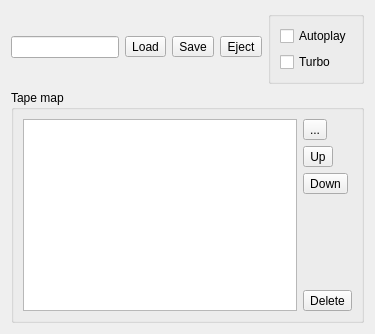
           <widget class="QWidget" name="tab_9">
            <attribute name="icon">
             <iconset resource="../xpeccy.qrc">
              <normaloff>:/images/tape.png</normaloff>:/images/tape.png</iconset>
            </attribute>
            <attribute name="title">
             <string>Tape</string>
            </attribute>
            <layout class="QVBoxLayout" name="verticalLayout_38" stretch="0,10">
             <item>
              <layout class="QHBoxLayout" name="horizontalLayout_7">
               <item>
                <layout class="QGridLayout" name="gridLayout_19">
                 <item row="0" column="3">
                  <widget class="QToolButton" name="tremotb">
                   <property name="text">
                    <string>Eject</string>
                   </property>
                   <property name="icon">
                    <iconset resource="../xpeccy.qrc">
                     <normaloff>:/images/cancel.png</normaloff>:/images/cancel.png</iconset>
                   </property>
                  </widget>
                 </item>
                 <item row="0" column="2">
                  <widget class="QToolButton" name="tsavetb">
                   <property name="text">
                    <string>Save</string>
                   </property>
                   <property name="icon">
                    <iconset resource="../xpeccy.qrc">
                     <normaloff>:/images/save_all.png</normaloff>:/images/save_all.png</iconset>
                   </property>
                  </widget>
                 </item>
                 <item row="0" column="0">
                  <widget class="QLineEdit" name="tpathle">
                   <property name="readOnly">
                    <bool>true</bool>
                   </property>
                  </widget>
                 </item>
                 <item row="0" column="1">
                  <widget class="QToolButton" name="tloadtb">
                   <property name="text">
                    <string>Load</string>
                   </property>
                   <property name="icon">
                    <iconset resource="../xpeccy.qrc">
                     <normaloff>:/images/fileopen.png</normaloff>:/images/fileopen.png</iconset>
                   </property>
                  </widget>
                 </item>
                 <item row="1" column="0">
                  <spacer name="verticalSpacer_27">
                   <property name="orientation">
                    <enum>Qt::Vertical</enum>
                   </property>
                   <property name="sizeType">
                    <enum>QSizePolicy::Minimum</enum>
                   </property>
                   <property name="sizeHint" stdset="0">
                    <size>
                     <width>0</width>
                     <height>0</height>
                    </size>
                   </property>
                  </spacer>
                 </item>
                </layout>
               </item>
               <item>
                <widget class="QGroupBox" name="groupBox_9">
                 <property name="title">
                  <string/>
                 </property>
                 <layout class="QVBoxLayout" name="verticalLayout_34">
                  <item>
                   <widget class="QCheckBox" name="cbTapeAuto">
                    <property name="text">
                     <string>Autoplay</string>
                    </property>
                   </widget>
                  </item>
                  <item>
                   <widget class="QCheckBox" name="cbTapeFast">
                    <property name="text">
                     <string>Turbo</string>
                    </property>
                   </widget>
                  </item>
                  <item>
                   <spacer name="verticalSpacer_28">
                    <property name="orientation">
                     <enum>Qt::Vertical</enum>
                    </property>
                    <property name="sizeType">
                     <enum>QSizePolicy::Minimum</enum>
                    </property>
                    <property name="sizeHint" stdset="0">
                     <size>
                      <width>0</width>
                      <height>0</height>
                     </size>
                    </property>
                   </spacer>
                  </item>
                 </layout>
                </widget>
               </item>
              </layout>
             </item>
             <item>
              <widget class="QGroupBox" name="TMBox">
               <property name="title">
                <string>Tape map</string>
               </property>
               <layout class="QHBoxLayout" name="horizontalLayout_8">
                <item>
                 <widget class="xTapeCatTable" name="tapelist">
                  <property name="contextMenuPolicy">
                   <enum>Qt::ActionsContextMenu</enum>
                  </property>
                  <property name="editTriggers">
                   <set>QAbstractItemView::NoEditTriggers</set>
                  </property>
                  <property name="alternatingRowColors">
                   <bool>true</bool>
                  </property>
                  <property name="selectionMode">
                   <enum>QAbstractItemView::SingleSelection</enum>
                  </property>
                  <property name="selectionBehavior">
                   <enum>QAbstractItemView::SelectRows</enum>
                  </property>
                  <property name="gridStyle">
                   <enum>Qt::DotLine</enum>
                  </property>
                  <attribute name="horizontalHeaderStretchLastSection">
                   <bool>true</bool>
                  </attribute>
                  <attribute name="verticalHeaderVisible">
                   <bool>false</bool>
                  </attribute>
                  <attribute name="verticalHeaderMinimumSectionSize">
                   <number>17</number>
                  </attribute>
                  <attribute name="verticalHeaderDefaultSectionSize">
                   <number>17</number>
                  </attribute>
                 </widget>
                </item>
                <item>
                 <layout class="QVBoxLayout" name="verticalLayout_10">
                  <item>
                   <widget class="QToolButton" name="tbToDisk">
                    <property name="toolTip">
                     <string>Copy to disk</string>
                    </property>
                    <property name="text">
                     <string>...</string>
                    </property>
                    <property name="icon">
                     <iconset resource="../xpeccy.qrc">
                      <normaloff>:/images/floppy.png</normaloff>:/images/floppy.png</iconset>
                    </property>
                   </widget>
                  </item>
                  <item>
                   <widget class="QToolButton" name="blkuptb">
                    <property name="text">
                     <string>Up</string>
                    </property>
                    <property name="icon">
                     <iconset resource="../xpeccy.qrc">
                      <normaloff>:/images/arrow-up.png</normaloff>:/images/arrow-up.png</iconset>
                    </property>
                   </widget>
                  </item>
                  <item>
                   <widget class="QToolButton" name="blkdntb">
                    <property name="text">
                     <string>Down</string>
                    </property>
                    <property name="icon">
                     <iconset resource="../xpeccy.qrc">
                      <normaloff>:/images/arrow-down.png</normaloff>:/images/arrow-down.png</iconset>
                    </property>
                   </widget>
                  </item>
                  <item>
                   <spacer name="verticalSpacer_4">
                    <property name="orientation">
                     <enum>Qt::Vertical</enum>
                    </property>
                    <property name="sizeHint" stdset="0">
                     <size>
                      <width>20</width>
                      <height>40</height>
                     </size>
                    </property>
                   </spacer>
                  </item>
                  <item>
                   <widget class="QToolButton" name="blkrmtb">
                    <property name="text">
                     <string>Delete</string>
                    </property>
                    <property name="icon">
                     <iconset resource="../xpeccy.qrc">
                      <normaloff>:/images/cancel.png</normaloff>:/images/cancel.png</iconset>
                    </property>
                   </widget>
                  </item>
                 </layout>
                </item>
               </layout>
              </widget>
             </item>
            </layout>
           </widget>
